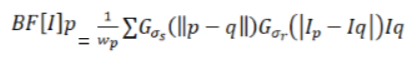
#> input picture Images/Bilateral Equation.png, 416 x 60 px, given as the content of the folder C:/Users/Admin/Desktop/Project/Programs/Dataset, which was not available
$ python Canny.py
#> lines starting #> are read from the running program, lines starting #| are printed output that depends on the picture; after the words box and inside, x2 and y2 are one past the last pixel; in counts of white or black regions, pixels touching at a corner belong together; pictures that were not available may be replaced by others from this repository, and a replacement may not be noted
#import packages
from multiprocessing import Pool
from multiprocessing import cpu_count
from imutils import paths
import numpy as np
import argparse
import os
import cv2
import matplotlib.pyplot as plt
import time
def process(image):
# cvtColor() function converts image to grayscale
    gray_img = cv2.cvtColor(image, cv2.COLOR_BGR2GRAY)
# GaussianBlur() function convert image into Blur image which reduce noise from the image.
    blur_img = cv2.GaussianBlur(gray_img, (3, 3), 0)
# Canny() function from OpenCV applies Canny algorithm on Gaussian Image.
    img_canny = cv2.Canny(blur_img,50,100)
    return img_canny

def chunk(l, n):
# loop over the list in n-sized chunks
    for i in range(0, len(l), n):
# yield the current n-sized chunk to the calling function
        yield l[i: i + n]

def process_images(payload):
    print("[INFO] starting process {}".format(payload["id"]))
    for imagePath in payload["input_paths"]:
# Open the image
        image = cv2.imread(imagePath)
        canny = process(image)
        # cv2.imshow("Canny", canny)
        # cv2.imwrite("imagePath" +".jpg",canny)

# Start time calculation
start=time.time();
# check to see if this is the main thread of execution
if __name__ == "__main__":
    ap = argparse.ArgumentParser()
    # input image path given here in default
    ap.add_argument("-i", "--images", type=str, default=r'C:\Users\Admin\Desktop\Project\Programs\Dataset',
        help="path to input directory of images")
    ap.add_argument("-p", "--procs", type=int, default=0,
        help="# of processes to spin up")
    args = vars(ap.parse_args())
# determine the number of concurrent processes to launch and distributing load accross the system then create the list of process ID's
    procs = args["procs"] if args["procs"] > 0 else cpu_count()
    procIDs = list(range(0, procs))
    print("[INFO] grabbing image paths...")
# grab the paths to the input images, then determine the number of images each process will handle
    allImagePaths = sorted(list(paths.list_images(args["images"])))
    numImagesPerProc = len(allImagePaths) / float(procs)
    numImagesPerProc = int(np.ceil(numImagesPerProc))
# chunk the image paths into N (approximately) equal sets, one set of image paths for each individual process
    chunkedPaths = list(chunk(allImagePaths, numImagesPerProc))
# initialize the list of payloads
    payloads = []
# loop over the set chunked image paths
    for (i, imagePaths) in enumerate(chunkedPaths):
# construct a dictionary of data for the payload, then add it to the payloads list
        data = {
            "id": i,
            "input_paths": imagePaths,
        }
        payloads.append(data)

# construct and launch the processing pool
    print("[INFO] launching pool using {} processes...".format(procs))
    pool = Pool(processes=procs)
    pool.map(process_images, payloads)
#> in process_images, image is the input picture: shape (60, 416, 3); mean B, G, R 240.4, 240.5, 240.5
#> in process, `gray_img = cv2.cvtColor(image, cv2.COLOR_BGR2GRAY)`:
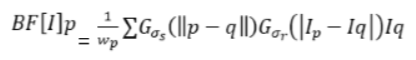
#> gray_img: shape (60, 416); min 16, max 255, mean 240.5
#> in process, `blur_img = cv2.GaussianBlur(gray_img, (3, 3), 0)`:
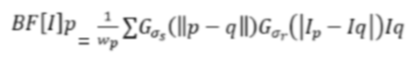
#> blur_img: shape (60, 416); min 54, max 255, mean 240.5
#> in process, `img_canny = cv2.Canny(blur_img,50,100)`:
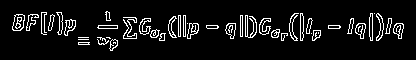
#> img_canny: shape (60, 416); 8% white in thin lines or dots, all inside (x1, y1, x2, y2) = (12, 11, 404, 51)
# close the pool and wait for all processes to finish
    print("[INFO] waiting for processes to finish...")
    pool.close()
    pool.join()
    print("[INFO] Canny edge detection complete")

    end=time.time();
# Print time taken for processing
    print(f'Time to complete: {end-start}');

$ run again, on Images/Gaussian Equation.png
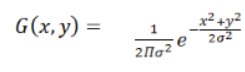
#> input picture Images/Gaussian Equation.png, 245 x 72 px, given as the content of the folder C:/Users/Admin/Desktop/Project/Programs/Dataset, which was not available
#> in process_images, image is the input picture: shape (72, 245, 3); mean B, G, R 246.1, 246.1, 246.1
#> in process, `blur_img = cv2.GaussianBlur(gray_img, (3, 3), 0)`:
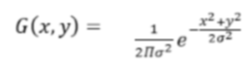
#> blur_img: shape (72, 245); min 72, max 255, mean 246.1
#> in process, `img_canny = cv2.Canny(blur_img,50,100)`:
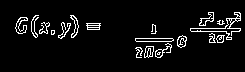
#> img_canny: shape (72, 245); 6% white in thin lines or dots, all inside (x1, y1, x2, y2) = (15, 12, 241, 58)

$ run again, on Images/Gaussian Kernel.png
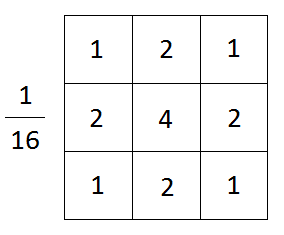
#> input picture Images/Gaussian Kernel.png, 284 x 235 px, given as the content of the folder C:/Users/Admin/Desktop/Project/Programs/Dataset, which was not available
#> in process_images, image is the input picture: shape (235, 284, 3); mean B, G, R 245.2, 245.1, 245.2
#> in process, `blur_img = cv2.GaussianBlur(gray_img, (3, 3), 0)`:
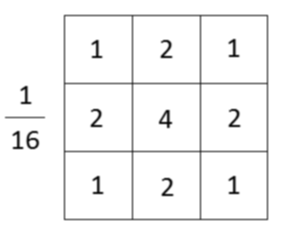
#> blur_img: shape (235, 284); min 5, max 255, mean 245.2
#> in process, `img_canny = cv2.Canny(blur_img,50,100)`:
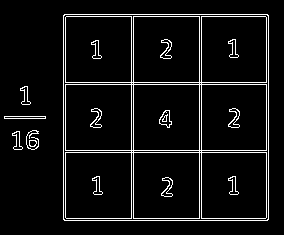
#> img_canny: shape (235, 284); 6.2% white in thin lines or dots, all inside (x1, y1, x2, y2) = (4, 14, 269, 221)
